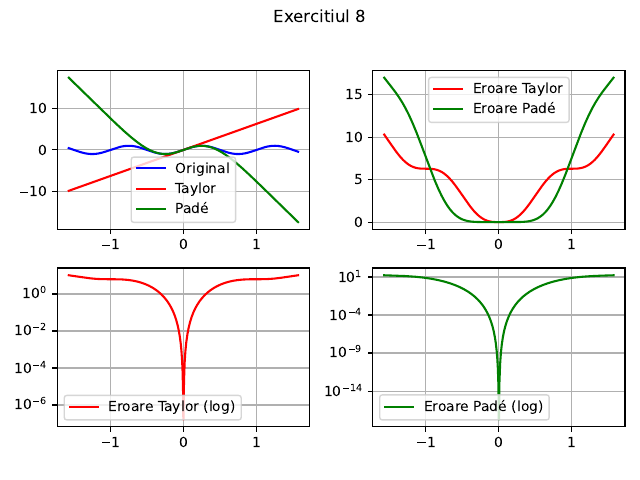

Recreate this plot in Python.
import numpy as np
import matplotlib.pyplot as plt

fig, axs = plt.subplots(2, 2)
fig.suptitle('Exercitiul 8')

# Flatten axs for easier indexing
axs = axs.flatten()
for ax in axs:
    ax.grid(True)

A = 1
FREQ = 1
t = np.linspace(-np.pi / 2, np.pi / 2, 1000)

alpha = 2 * np.pi * FREQ * t
x_t = A * np.sin(alpha)
x_t_taylor = A * alpha
x_t_pade = A * (alpha - 7 * alpha**3 / 60) / (1 + alpha**2 / 20)
eroare_taylor = abs(x_t - x_t_taylor)
eroare_pade = abs(x_t - x_t_pade)

axs[0].plot(t, x_t, 'b', label='Original')
axs[0].plot(t, x_t_taylor, 'r', label='Taylor')
axs[0].plot(t, x_t_pade, 'g', label='Padé')
axs[0].legend()

axs[1].plot(t, eroare_taylor, 'r', label='Eroare Taylor')
axs[1].plot(t, eroare_pade, 'g', label='Eroare Padé')
axs[1].legend()

# Plot errors on log scale
axs[2].plot(t, eroare_taylor, 'r', label='Eroare Taylor (log)')
axs[2].set_yscale('log')
axs[2].legend()

axs[3].plot(t, eroare_pade, 'g', label='Eroare Padé (log)')
axs[3].set_yscale('log')
axs[3].legend()

plt.tight_layout(rect=[0, 0.03, 1, 0.95])
# plt.show()

plt.savefig('ex8.pdf', format='pdf')